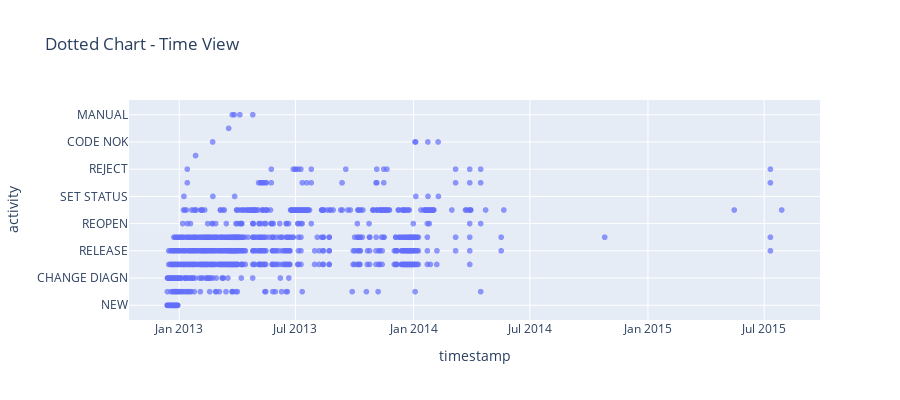
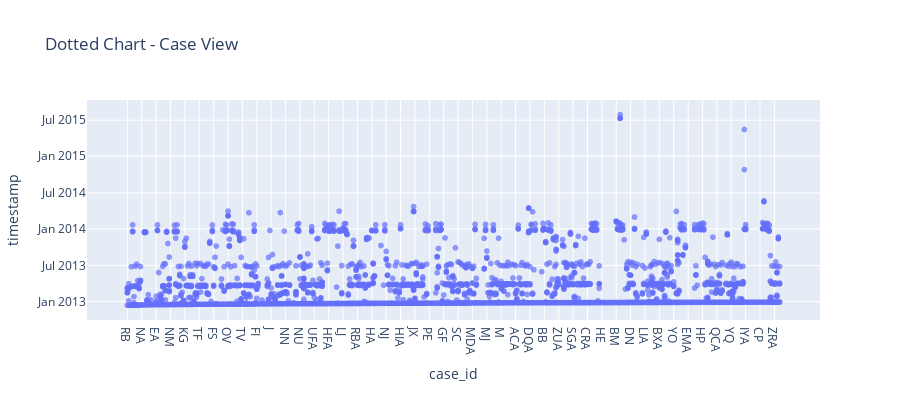
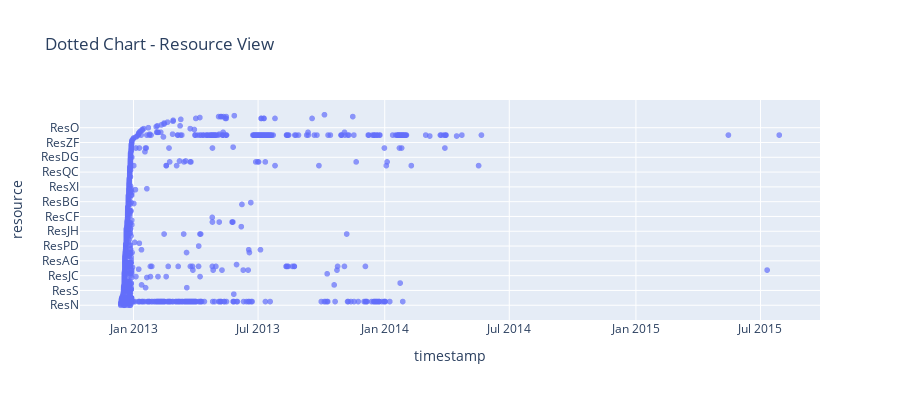
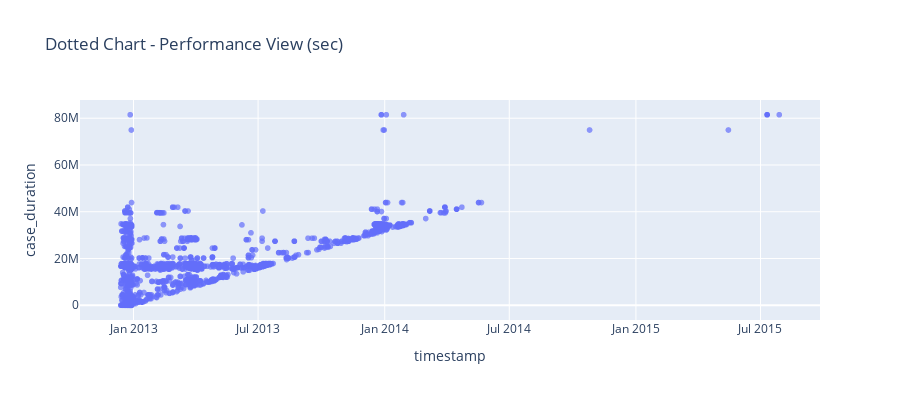

Here is the notebook cell these charts were saved with, in order:
### Code cell
# --- Plot all loaded real logs (all views) ---

for log_name, df in loaded_examples.items():
    print(f"\n{'='*50}\nReport for: {log_name}")
    display(df.head(10))
    print("\nDataFrame info:")
    print(df.info())
    for v in ['Time', 'Case', 'Resource', 'Performance']:
        print(f"\nDotted Chart View: {v}")
        try:
            plot_dotted_chart(df, view=v)
        except Exception as e:
            print(f"Fehler beim Plotten von {v}: {e}")

### Figure 1 — Plotly figure (JSON) as saved in the notebook; plotly's stock layout.template omitted (floating-point values rounded to 4 significant figures; data arrays with more than 128 entries replaced by an {"elided": "..."} marker saying what was removed)
{"data": [{"hovertemplate": "timestamp=%{x}<br>activity=%{y}<extra></extra>", "legendgroup": "", "marker": {"color": "#636efa", "opacity": 0.7, "symbol": "circle"}, "mode": "markers", "name": "", "showlegend": false, "type": "scattergl", "x": {"elided": "2535 str values"}, "xaxis": "x", "y": {"elided": "2535 str values"}, "yaxis": "y"}], "layout": {"height": 400, "legend": {"orientation": "h", "tracegroupgap": 0}, "title": {"text": "Dotted Chart - Time View"}, "xaxis": {"anchor": "y", "domain": [0, 1], "title": {"text": "timestamp"}}, "yaxis": {"anchor": "x", "domain": [0, 1], "title": {"text": "activity"}}}}

### Figure 2 — Plotly figure (JSON) as saved in the notebook; plotly's stock layout.template omitted (floating-point values rounded to 4 significant figures; data arrays with more than 128 entries replaced by an {"elided": "..."} marker saying what was removed)
{"data": [{"hovertemplate": "case_id=%{x}<br>timestamp=%{y}<extra></extra>", "legendgroup": "", "marker": {"color": "#636efa", "opacity": 0.7, "symbol": "circle"}, "mode": "markers", "name": "", "showlegend": false, "type": "scattergl", "x": {"elided": "2535 str values"}, "xaxis": "x", "y": {"elided": "2535 str values"}, "yaxis": "y"}], "layout": {"height": 400, "legend": {"orientation": "h", "tracegroupgap": 0}, "title": {"text": "Dotted Chart - Case View"}, "xaxis": {"anchor": "y", "domain": [0, 1], "title": {"text": "case_id"}}, "yaxis": {"anchor": "x", "domain": [0, 1], "title": {"text": "timestamp"}}}}

### Figure 3 — Plotly figure (JSON) as saved in the notebook; plotly's stock layout.template omitted (floating-point values rounded to 4 significant figures; data arrays with more than 128 entries replaced by an {"elided": "..."} marker saying what was removed)
{"data": [{"hovertemplate": "timestamp=%{x}<br>resource=%{y}<extra></extra>", "legendgroup": "", "marker": {"color": "#636efa", "opacity": 0.7, "symbol": "circle"}, "mode": "markers", "name": "", "showlegend": false, "type": "scattergl", "x": {"elided": "2535 str values"}, "xaxis": "x", "y": {"elided": "2535 str values"}, "yaxis": "y"}], "layout": {"height": 400, "legend": {"orientation": "h", "tracegroupgap": 0}, "title": {"text": "Dotted Chart - Resource View"}, "xaxis": {"anchor": "y", "domain": [0, 1], "title": {"text": "timestamp"}}, "yaxis": {"anchor": "x", "domain": [0, 1], "title": {"text": "resource"}}}}

### Figure 4 — Plotly figure (JSON) as saved in the notebook; plotly's stock layout.template omitted (floating-point values rounded to 4 significant figures; data arrays with more than 128 entries replaced by an {"elided": "..."} marker saying what was removed)
{"data": [{"hovertemplate": "timestamp=%{x}<br>case_duration=%{y}<extra></extra>", "legendgroup": "", "marker": {"color": "#636efa", "opacity": 0.7, "symbol": "circle"}, "mode": "markers", "name": "", "showlegend": false, "type": "scattergl", "x": {"elided": "2535 str values"}, "xaxis": "x", "y": {"elided": "2535 float values"}, "yaxis": "y"}], "layout": {"height": 400, "legend": {"orientation": "h", "tracegroupgap": 0}, "title": {"text": "Dotted Chart - Performance View (sec)"}, "xaxis": {"anchor": "y", "domain": [0, 1], "title": {"text": "timestamp"}}, "yaxis": {"anchor": "x", "domain": [0, 1], "title": {"text": "case_duration"}}}}
